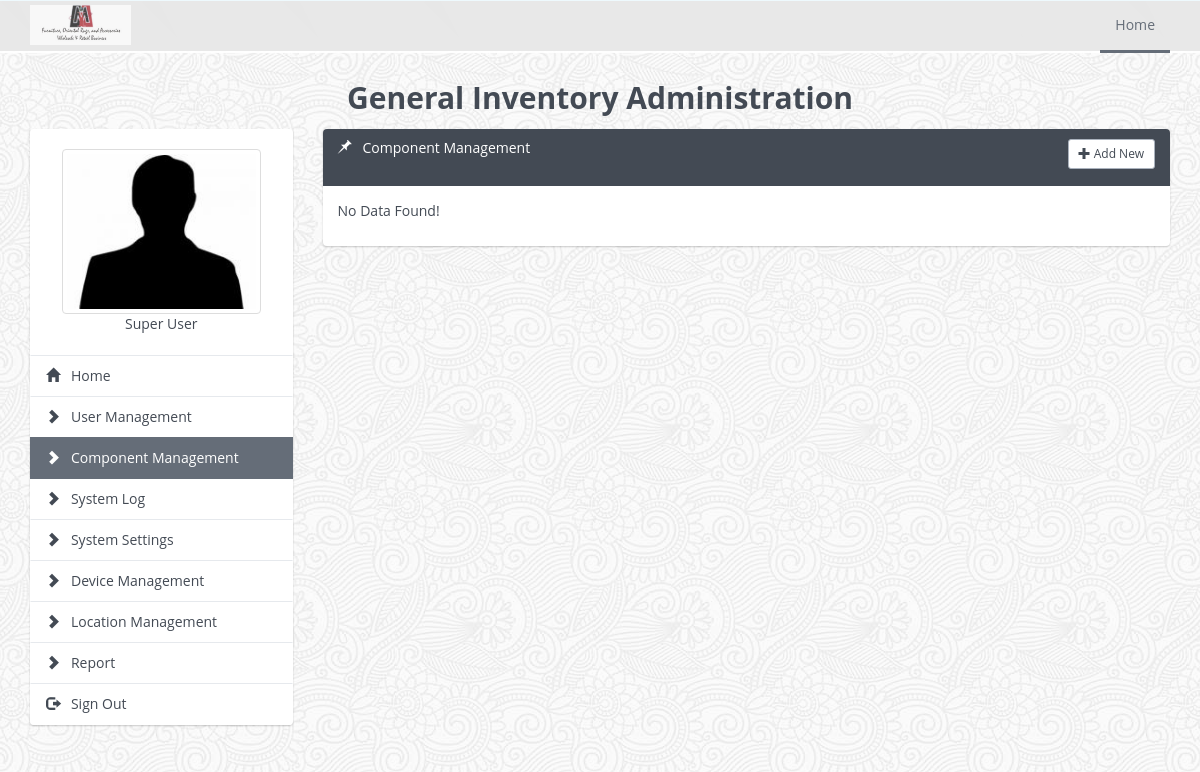
Page /component_management.php (signed in) on the committed database.
### tables this page shows
CREATE TABLE `system_settings` (
  `setting_name` varchar(50) NOT NULL COMMENT 'Setting Name',
  `setting_value` text NOT NULL COMMENT 'Values',
  `active` enum('yes','no') NOT NULL DEFAULT 'yes',
  `created_by` varchar(30) NOT NULL,
  `created_date` datetime NOT NULL,
  `updated_by` varchar(30) NOT NULL,
  `updated_date` datetime NOT NULL,
  `revision` tinyint(3) NOT NULL DEFAULT '0',
  PRIMARY KEY (`setting_name`)
);

CREATE TABLE `component` (
  `component_id` int(11) NOT NULL AUTO_INCREMENT,
  `component_name` varchar(30) NOT NULL COMMENT 'Component Name',
  `component_page` varchar(100) NOT NULL COMMENT 'Component Page',
  `component_type` enum('system','standard') NOT NULL DEFAULT 'standard' COMMENT 'Component Type',
  `active` enum('yes','no') NOT NULL DEFAULT 'yes' COMMENT 'Active Status',
  `created_by` varchar(30) NOT NULL,
  `created_date` datetime NOT NULL,
  `updated_by` varchar(30) NOT NULL,
  `updated_date` datetime NOT NULL,
  `revision` tinyint(3) NOT NULL DEFAULT '0',
  PRIMARY KEY (`component_id`)
);

### lib/db.class.php (called while the page is built, shortened)
<?php
class DB
{
	private $pdo;
	private $sQuery;
		private function Connect()
		{
			$this->settings = parse_ini_file("settings.ini.php");
			$dsn = 'mysql:dbname='.$this->settings["dbname"].';host='.$this->settings["host"].'';
			try
			{
				$this->pdo = new PDO($dsn, $this->settings["user"], $this->settings["password"], array(PDO::MYSQL_ATTR_INIT_COMMAND => "SET NAMES utf8"));
				$this->pdo->setAttribute(PDO::ATTR_ERRMODE, PDO::ERRMODE_EXCEPTION);
				$this->pdo->setAttribute(PDO::ATTR_EMULATE_PREPARES, false);
				$this->bConnected = true;
			}
			catch (PDOException $e)
			{
				echo $this->ExceptionLog($e->getMessage());
				die();
			}
		}
		private function Init($query,$parameters = "")
		{
			try
			{
				$this->sQuery = $this->pdo->prepare($query);
				$this->succes 	= $this->sQuery->execute();
			}
			catch(PDOException $e)
			{
					echo $this->ExceptionLog($e->getMessage(), $query );
					die();
			}
		}
		public function query($query,$params = null, $fetchmode = PDO::FETCH_ASSOC)
		{
			$query = trim($query);
			$this->Init($query,$params);
			$rawStatement = explode(" ", $query);
			$statement = strtolower($rawStatement[0]);
			if ($statement === 'select' || $statement === 'show') {
				return $this->sQuery->fetchAll($fetchmode);
			}
			elseif ( $statement === 'insert' ||  $statement === 'update' || $statement === 'delete' ) {
				return $this->sQuery->rowCount();
			}
			else {
				return NULL;
			}
		}
		public function single($query,$params = null)
		{
			$this->Init($query,$params);
			return $this->sQuery->fetchColumn();
		}
}
?>

### class/inventory.class.php (called while the page is built, shortened)
<?php
require_once(__DIR__ . '/../lib/db.class.php');
class Inventory
{
	public function __construct() {
		$this->db = new DB();
	}
	public function setting_data($setting_name)
	{
		$query         = "SELECT setting_value FROM system_settings WHERE setting_name = '$setting_name' AND active = 'yes'";
		$setting_value = $this->db->single($query);
		return $setting_value;
	}
	public function main_menu($privileges)
	{
		if ($privileges!="*") {
			$query = "SELECT component_id, component_name, component_page FROM component WHERE component_id IN ($privileges) AND active = 'yes' ORDER BY component_type DESC";
		}
		else {
			$query = "SELECT component_id, component_name, component_page FROM component WHERE active = 'yes' ORDER BY component_type DESC";
		}
		$main_menu_array = $this->db->query($query);
		return $main_menu_array;
	}
}
?>

### class/component.class.php (called while the page is built, shortened)
<?php
require_once(__DIR__ . '/../lib/db.class.php');
class ComponentClass
{
	public function __construct() {
		$this->db       = new DB();
	}
	public function show_component()
	{
		$query   = "SELECT component_id, component_name, component_page, active FROM component WHERE component_type = 'standard'";
		$process = $this->db->query($query);
		return $process;
	}
}
?>

### component_management.php (the view, shortened to what this page needs)
<?php
require_once(__DIR__ . '/lib/db.class.php');
require_once(__DIR__ . '/class/inventory.class.php');
$invClass  = new Inventory();
require_once(__DIR__ . '/class/component.class.php');
$comClass  = new ComponentClass();
include("./include/include_header.php");
?>
<div class="col-lg-9 col-md-9 col-sm-12 col-xs-12">
	<div class="panel panel-primary">
		<div class="panel-heading">
			<h3 class="panel-title">
				<i class="glyphicon glyphicon-pushpin"></i> &nbsp; <?php echo $current_page_name; ?>
				<span class="pull-right">
					<button type="button" class="btn btn-default btn-sm" onclick="show_add_new_component()">
						<i class="glyphicon glyphicon-plus"></i> Add New
					</button>
				</span>
			</h3>
			<br>
		</div>
		<div class='panel-body'>
		<?php
			$data     = $comClass->show_component();
			$data_num = count($data);
			if ($data_num!=0) {
				$data_table = "<table class='table table-bordered table-striped' id='datatable'><thead><tr><th>Component Name</th><th>Component Page</th><th>Active</th><th>Actions</th></tr></thead><tbody>";
				foreach ($data as $dt_component) {
					$component_id   = $dt_component["component_id"];
					$component_name = $dt_component["component_name"];
					$component_page = $dt_component["component_page"];
					$active         = $dt_component["active"];
					if ($active=="yes") {
						$active_status = "<span class='label label-success'>Yes</span><input type='hidden' id='cactive_$component_id' value='yes'>";
						$button_status = "<button type='button' title='Deactive' class='btn btn-danger btn-sm' onclick=\"component_change_status('$component_id', '$component_name', 'no')\"><i class='glyphicon glyphicon-remove'></i></button>";
					} elseif ($active=="no") {
						$active_status = "<span class='label label-danger'>No</span><input type='hidden' id='cactive_$component_id' value='no'>";
						$button_status = "<button type='button' title='Activate' class='btn btn-success btn-sm' onclick=\"component_change_status('$component_id', '$component_name', 'yes')\"><i class='glyphicon glyphicon-ok'></i></button>";
					}
					$data_table    .= "<tr>
						<td id='cname_$component_id'>$component_name</td>
						<td id='cpage_$component_id'>$component_page</td>
						<td>$active_status</td>
						<td>$button_status <button type='button' title='Edit' class='btn btn-default btn-sm' onclick=\"show_edit_component('$component_id')\"><i class='glyphicon glyphicon-pencil'></i></button></td>
					</tr>";
				}
				$data_table .= "</tbody></table>";
				echo $data_table;
			}
			else {
				echo "<p>No Data Found!</p>";
			}
		?>
		</div>
	</div>
</div>
<?php
include("./include/include_footer.php");
include("./include/init_datatables.php");
?>

### include/include_header.php (shortened to what this page needs)
<?php
	$current_page      = basename($_SERVER['PHP_SELF']);
	$main_menu_array   = $invClass->main_menu($_SESSION['privileges']);
	$display_menu      = "";
	foreach ($main_menu_array as $main_menu) {
		$component_name = $main_menu['component_name'];
		$component_page = $main_menu['component_page'];
		if ($current_page==$component_page) {
			$display_menu .= "<a href='$component_page' class='list-group-item active' title='$component_name'><i class='glyphicon glyphicon-chevron-right'></i> &nbsp; $component_name</a>";
			$current_page_name = " ".$component_name;
		} else {
			$display_menu .= "<a href='$component_page' class='list-group-item' title='$component_name'><i class='glyphicon glyphicon-chevron-right'></i> &nbsp; $component_name</a>";
		}
		if ($current_page=="dashboard.php") {
			$home_link = "active";
		} else {
			$home_link = "";
		}
	}
?>
	<!DOCTYPE html>
		<html>
		<head>
			<link rel="stylesheet" type="text/css" href="./assets/css/<?php if ($invClass->setting_data("color_scheme")!="") { echo $invClass->setting_data("color_scheme"); } else {echo "site-default.min.css";} ?>">
			<link rel="stylesheet" type="text/css" href="./assets/plugins/pace/pace.css">
		</head>
		<body background="./assets/images/backgrounds/<?php if ($invClass->setting_data("body_background")!="") { echo $invClass->setting_data("body_background"); } else {echo "symphony.png";} ?>">
			<div class="docs-header">
				<nav class="navbar navbar-default navbar-custom" role="navigation">
					<div class="container">
						<div class="navbar-header">
							<a class="navbar-brand" href="#">
								<img src="./assets/images/<?php if ($invClass->setting_data("inventory_logo")!="") { echo $invClass->setting_data("inventory_logo"); } else {echo "logo.png";} ?>" height="40">
							</a>
						</div>
						<div class="collapse navbar-collapse">
							<ul class="nav navbar-nav navbar-right">
								<li><a class="nav-link current" href="dashboard.php" >Home</a></li>
							</ul>
						</div>
					</div>
				</nav>
			</div>
			<div class="container document">
				<div class="row">
					<div class="col-lg-12 col-md-12 col-sm-12 col-xs-12">
						<h3 class="text-center">
							<?php
							if ($invClass->setting_data("inventory_name")!="") {
								echo $invClass->setting_data("inventory_name");
							} else {
								echo "Inventory System";
							} ?>  Administration
						</h3>
					</div>
				</div>
			</div>
			<div class="container document">
				<div class="row">
					<div class="col-lg-3 col-md-3 col-sm-12 col-xs-12">
						<div class="list-group">
							<li class="list-group-item">
								<div class="text-center">
									<a href='my_profile.php' class='list-group-item text-center' title='My Profile'>
										<img src="<?php echo $_SESSION['user_photo'] ?>" class="img-thumbnail" height="120px" /><br>
										<?php echo $_SESSION['first_name']. " " .$_SESSION['last_name'] ?>
									</a>
								</div>
							</li>
							<a href="dashboard.php" class="list-group-item <?php echo $home_link; ?>" title="Dashboard"><i class="glyphicon glyphicon-home"></i> &nbsp; Home</a>
							<?php
								echo $display_menu;
							?>
							<a href="#" class="list-group-item" id="sign_out" title="Sign Out"><i class="glyphicon glyphicon-log-out"></i> &nbsp; Sign Out</a>
						</div>
					</div>

### rows in the picture
system_settings: setting_value (picture)
system_settings: setting_value "General Inventory"
component: component_name "User Management"
component: component_name "Component Management"
component: component_name "System Log"
component: component_name "System Settings"
component: component_name "Device Management"
component: component_name "Location Management"
component: component_name "Report"

### other values in the picture
$_SESSION['first_name'] "Super"
$_SESSION['last_name'] "User"
